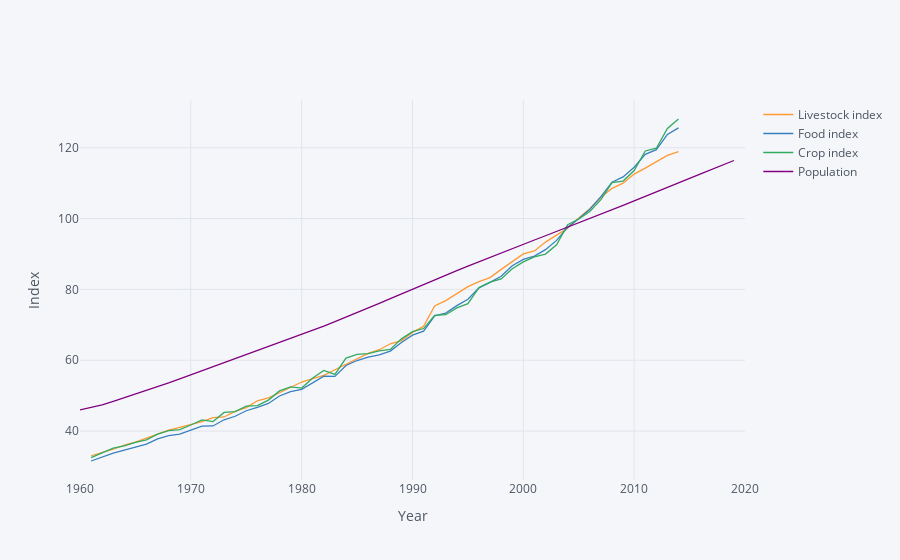

The cell this chart's notebook holds for it:
### Code cell
vars = {"AG.PRD.LVSK.XD":"Livestock index",
        "AG.PRD.FOOD.XD":"Food index",
        "AG.PRD.CROP.XD":"Crop index",
        "SP.POP.TOTL":"Population"}
food = fix_date_index(wbdata.get_dataframe(vars,country='WLD'))
food.sort_index(inplace=True)
food['Population'] = food['Population']/food.loc[2006,'Population']*100
food.iplot(xTitle="Year",yTitle="Index")
